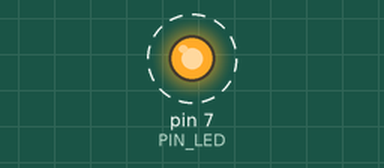
Simulated run of this sketch. Board: Arduino Uno, built with avr-gcc and run on an emulated ATmega328P. On the bench: output pins drawn as LEDs (lit = HIGH). Dashed ring = blinking. What the sketch prints to the serial monitor is not drawn. At 1.1 s the program stops and its outputs stay as they are.

Above: at 0.05 s.
Timing chart, 0 to 2.6 s (numbered marks = the images above):
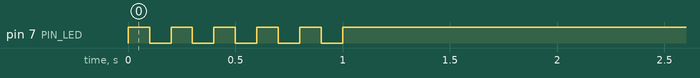

Measured:
- by itself, pin 7 (PIN_LED): alternates HIGH for 0.10 s and LOW for 0.10 s, 11 changes in all, then stays HIGH

The sketch:

05_example_2.ino.ino
```cpp
#define PIN_LED 7
unsigned int count, toggle, led_count;

void setup() {
  pinMode(PIN_LED, OUTPUT);
  Serial.begin(9600); // Initialize serial port
  while (!Serial) {
    ; // wait for serial port to connect.
  }
  Serial.println("Hello World!");
  count = toggle = led_count = 0;
  digitalWrite(PIN_LED, toggle); // turn off LED.
}

void loop() {
  Serial.println(++count);
  for(;led_count<=10;led_count++){
   toggle = toggle_state(toggle); //toggle LED value.
   digitalWrite(PIN_LED, toggle); // update LED status.
   delay(100);
  }
  led_count = 1;
  while(1){}
}

int toggle_state(int toggle) {
   if (led_count%2==1){
      toggle = 0;
   }else{
      toggle = 1;
   }
   return toggle;
}
```
